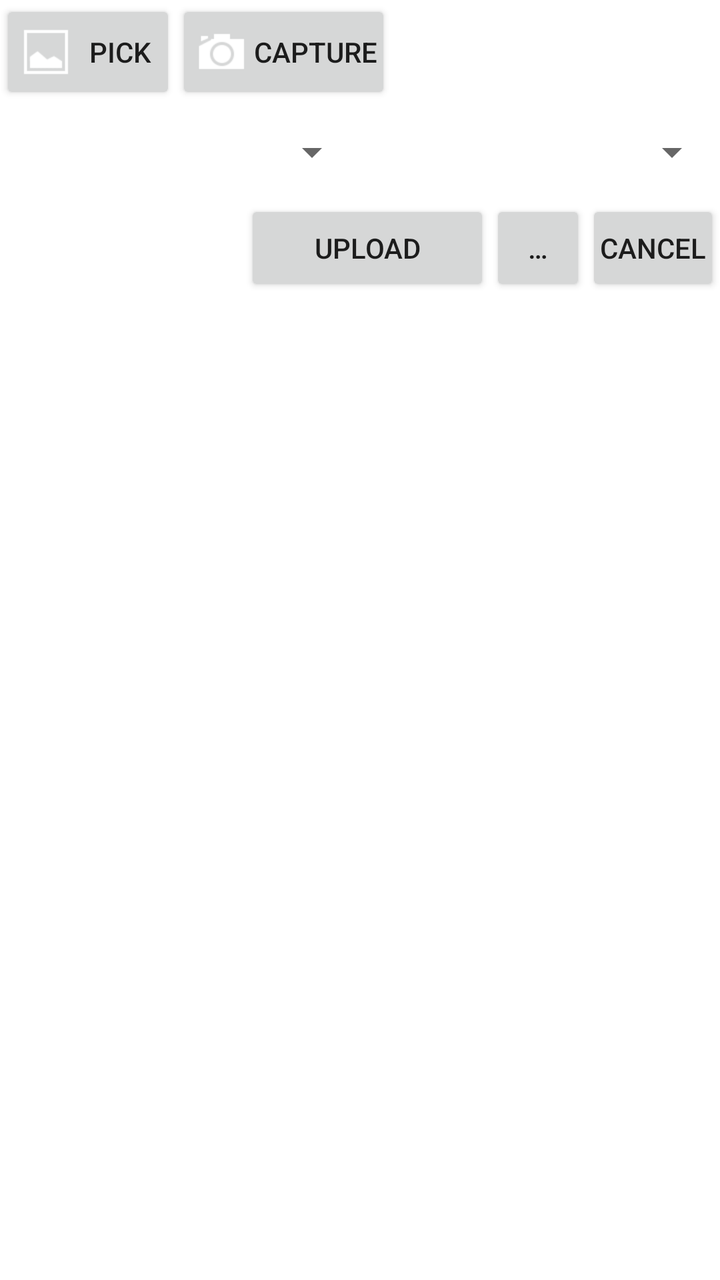
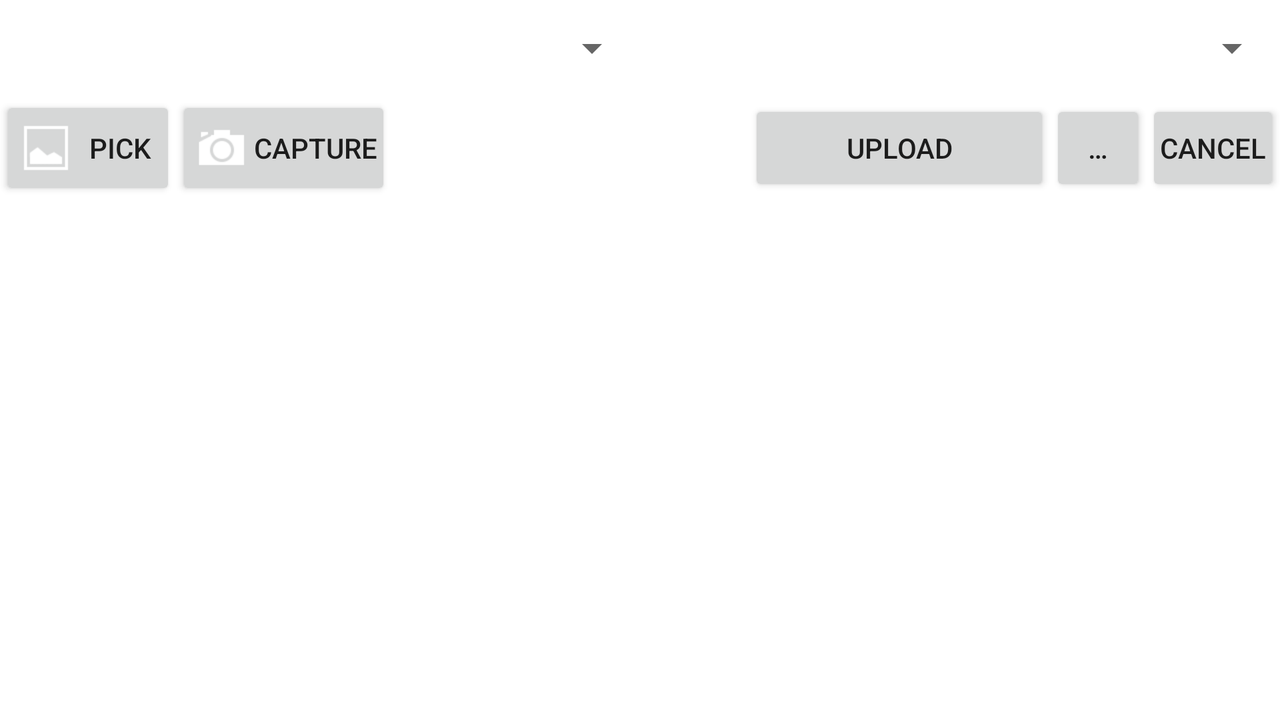

One screen, two layout resources from the same app: the default and the author's alternative for another configuration. Each is rendered where Android would select it; the XML of both is given below.
<!-- AndroidManifest.xml: fallback theme Theme.MaterialComponents.DayNight.NoActionBar -->
<!-- res/layout/inc_multiple_bottom.xml -->
<?xml version="1.0" encoding="utf-8"?>
<LinearLayout
	xmlns:android="http://schemas.android.com/apk/res/android"
	android:layout_width="match_parent"
	android:layout_height="wrap_content"
	android:orientation="vertical"
>
	<LinearLayout
		android:layout_width="match_parent"
		android:layout_height="wrap_content"
		android:orientation="horizontal"
	>
		<Button
			android:layout_width="wrap_content"
			android:layout_height="wrap_content"
			android:paddingLeft="7dp"
			android:paddingRight="7dp"
			android:drawablePadding="0dp"
			style="@style/gallery"
			android:text="@string/picker"
			android:id="@+id/btnPicker"
			android:nextFocusLeft="@+id/btnCapture"
		/>
		<Button
			android:layout_width="wrap_content"
			android:layout_height="wrap_content"
			android:paddingLeft="7dp"
			android:paddingRight="7dp"
			android:drawablePadding="0dp"
			style="@style/camera"
			android:text="@string/capture"
			android:id="@+id/btnCapture"
			android:nextFocusRight="@+id/btnPicker"
		/>
	</LinearLayout>
	<LinearLayout
		android:layout_width="match_parent"
		android:layout_height="wrap_content"
		android:orientation="horizontal"
	>
		<Spinner
			android:layout_width="0dp"
			android:layout_height="48dp"
			android:layout_weight="1"
			android:minHeight="48dp"
			android:id="@+id/account"
		/>
		<Spinner
			android:layout_width="0dp"
			android:layout_height="48dp"
			android:layout_weight="1"
			android:minHeight="48dp"
			android:id="@+id/album"
			android:nextFocusRight="@+id/btnPicker"
		/>
	</LinearLayout>

	<LinearLayout
		android:layout_width="match_parent"
		android:layout_height="wrap_content"
		android:orientation="horizontal"
	>
		<View android:layout_width="12dp" android:layout_height="0dp" android:layout_weight="2" />
		<Button
			android:layout_width="wrap_content"
			android:layout_height="wrap_content"
			android:paddingLeft="7dp"
			android:paddingRight="7dp"
			android:layout_weight="1"
			android:minWidth="48dp"
			android:singleLine="true"
			android:text="@string/upload"
			android:id="@+id/btnUpload"
			android:nextFocusLeft="@+id/btnCancel"
			android:nextFocusUp="@+id/account"
		/>
		<Button
			android:layout_width="wrap_content"
			android:layout_height="wrap_content"
			android:paddingLeft="7dp"
			android:paddingRight="7dp"
			android:layout_weight="0"
			android:minWidth="48dp"
			android:text="@string/dash3"
			android:id="@+id/btnSetting"
		/>
		<Button
			android:layout_width="wrap_content"
			android:layout_height="wrap_content"
			android:paddingLeft="7dp"
			android:paddingRight="7dp"
			android:layout_weight="0"
			android:minWidth="48dp"
			android:id="@+id/btnCancel"
			android:text="@string/cancel"
			android:nextFocusRight="@+id/btnUpload"
		/>
	</LinearLayout>
</LinearLayout>
<!-- resources referenced by this layout -->
<resources>
  <string name="cancel">cancel</string>
  <string name="capture">capture</string>
  <string name="dash3">…</string>
  <string name="picker">pick</string>
  <string name="upload">upload</string>
  <!-- from res/values-v14/ -->
  <style name="camera">
  		<item name="android:drawableLeft">@drawable/camera_white</item>
  	</style>
  <!-- from res/values-v14/ -->
  <style name="gallery">
  		<item name="android:drawableLeft">@drawable/gallery_white</item>
  	</style>
  <!-- drawable camera_white: png bitmap (drawable-hdpi, 1116 bytes) -->
  <!-- drawable gallery_white: png bitmap (drawable-hdpi, 623 bytes) -->
</resources>
<!-- res/layout-land/inc_multiple_bottom.xml (the author's variant of the layout above) -->
<!-- drawn on the phone turned sideways -->
<?xml version="1.0" encoding="utf-8"?>
<LinearLayout
	xmlns:android="http://schemas.android.com/apk/res/android"
	android:layout_width="match_parent"
	android:layout_height="wrap_content"
	android:orientation="vertical"
>

	<LinearLayout
		android:layout_width="match_parent"
		android:layout_height="wrap_content"
		android:orientation="horizontal"
	>
		<Spinner
			android:layout_width="0dp"
			android:layout_height="48dp"
			android:layout_weight="1"
			android:minHeight="48dp"
			android:id="@+id/account"
		/>
		<Spinner
			android:layout_width="0dp"
			android:layout_height="48dp"
			android:layout_weight="1"
			android:minHeight="48dp"
			android:id="@+id/album"
		/>
	</LinearLayout>

	<LinearLayout
		android:layout_width="match_parent"
		android:layout_height="wrap_content"
		android:orientation="horizontal"
	>
		<Button
			android:layout_width="wrap_content"
			android:layout_height="wrap_content"
			android:paddingLeft="7dp"
			android:paddingRight="7dp"
			android:drawablePadding="0dp"
			style="@style/gallery"
			android:text="@string/picker"
			android:id="@+id/btnPicker"
			android:nextFocusLeft="@+id/btnCancel"
		/>
		<Button
			android:layout_width="wrap_content"
			android:layout_height="wrap_content"
			android:paddingLeft="7dp"
			android:paddingRight="7dp"
			android:drawablePadding="0dp"
			style="@style/camera"
			android:text="@string/capture"
			android:id="@+id/btnCapture"
			android:nextFocusRight="@+id/btnUpload"
		/>
		<View android:layout_width="12dp" android:layout_height="0dp" android:layout_weight="2" />
		<Button
			android:layout_width="wrap_content"
			android:layout_height="wrap_content"
			android:paddingLeft="7dp"
			android:paddingRight="7dp"
			android:layout_weight="1"
			android:minWidth="48dp"
			android:singleLine="true"
			android:text="@string/upload"
			android:id="@+id/btnUpload"
			android:nextFocusLeft="@+id/btnCapture"
			android:nextFocusUp="@+id/account"
		/>
		<Button
			android:layout_width="wrap_content"
			android:layout_height="wrap_content"
			android:paddingLeft="7dp"
			android:paddingRight="7dp"
			android:layout_weight="0"
			android:minWidth="48dp"
			android:text="@string/dash3"
			android:id="@+id/btnSetting"
		/>
		<Button
			android:layout_width="wrap_content"
			android:layout_height="wrap_content"
			android:paddingLeft="7dp"
			android:paddingRight="7dp"
			android:layout_weight="0"
			android:minWidth="48dp"
			android:id="@+id/btnCancel"
			android:text="@string/cancel"
			android:nextFocusRight="@+id/btnCapture"
		/>
	</LinearLayout>
</LinearLayout>
